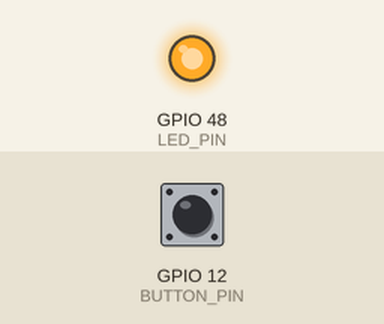
A sketch run on a simulated ESP32. Shown: output pins drawn as LEDs (lit = HIGH). Inputs (shaded band) come from the test bench; at power-on: GPIO 12 (BUTTON_PIN) HIGH. I2S audio is not simulated (input reads silence); what the sketch prints to the serial monitor is not drawn. At 1.5 s the program puts the board to deep sleep or switches it off; the recording ends there.

Above: at 1.2 s.
1.3 s: GPIO 12 (BUTTON_PIN) pulled LOW for 0.15 s
Timing chart, 0 to 1.5 s (numbered marks = the images above; inputs shaded):
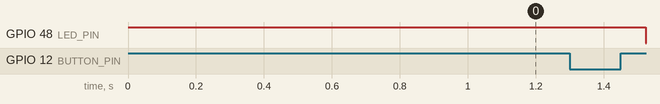

The sketch:

tdoa_connect.ino
```cpp
#include <Arduino.h>
#include <math.h>
#include <string.h>
#include "driver/i2s.h"
#include "driver/rtc_io.h"
#include "arduinoFFT.h"
#include "freertos/FreeRTOS.h"
#include "freertos/task.h"

// ===== 듀얼코어 분담 =====
// Core 0: compute_task - I2S 읽기 + FFT/GCC-PHAT만 무한 반복, 계산된 최신
//         각도를 last_angle_deg에 계속 덮어쓴다. 딥슬립도 얘가 실행한다
//         (I2S 드라이버를 얘가 소유하므로 - 다른 태스크가 얘 i2s_read 도중에
//         드라이버를 내리면 위험).
// Core 1: loop() (Arduino 기본 태스크) - UART(GET_ANGLE/SLEEP)와 버튼만
//         본다. 계산이 얼마나 걸리든 신경 안 쓰고 last_angle_deg를 즉시
//         읽어서 응답 - 예전엔 이 응답이 매 루프의 FFT 계산 뒤에야 처리돼서
//         최악의 경우 한 프레임(수십ms) 지연이 있었다.
// last_angle_deg는 두 코어가 같이 건드리므로 portMUX 스핀락으로 보호한다.
static portMUX_TYPE angle_mux = portMUX_INITIALIZER_UNLOCKED;

// 딥슬립 요청 플래그: core1(loop)이 세팅하고, core0(compute_task)가 자기
// i2s_read 사이사이 안전한 지점에서 확인 후 직접 딥슬립에 들어간다.
// 단일 writer(loop)/단일 reader(compute_task) 조합이라 volatile bool만으로 충분.
static volatile bool sleep_requested = false;

// ===== 딥슬립 핀 정의 =====
// BUTTON_PIN (GPIO12 / A5): 택트 스위치. LOW로 깨어남(ext0).
// LED_PIN    (GPIO48)     : 긱블 나노 S3 빌트인 LED. 켜짐=활성, 꺼짐=수면.
#define BUTTON_PIN 12
#define LED_PIN    48

// ===== 하드웨어 핀 정의 (I2S, 긱블 나노 기준) =====
#define I2S0_WS   D2
#define I2S0_SCK  D3
#define I2S0_SD   D4

#define I2S1_WS   D6
#define I2S1_SCK  D7
#define I2S1_SD   D5

// ===== UART 통신 핀 정의 (보드 간 연결, 긱블 나노 맞춤형) =====
#define UART_TX   TX
#define UART_RX   RX

// ===== 오디오 및 TDOA 상수 =====
// 💡 반응속도 최우선 모드: 정확도/떨림은 포기하고 지연을 최소화한다.
// - SAMPLES_PER_READ를 줄여서 마이크 버퍼 채우는 시간 자체를 줄임(1024→256, 64ms→16ms).
// - 이동평균 필터와 상관 품질 게이트를 모두 제거해서 매 프레임 값을 그대로 즉시 내보냄.
#define FS                  16000.0f
#define SAMPLES_PER_READ    256
#define DISTANCE_MICS_M     0.25f
#define SOUND_SPEED_MPS     343.0f
// 💡 만약 너무 작은 소리에도 반응해서 각도가 튄다면 이 값을 키우고(예: 1.0e-5f),
// 소리를 잘 못 잡으면 이 값을 줄여주세요(예: 1.0e-6f).
#define ENERGY_THRESH       5.0e-6f
#define USE_BANDPASS        true
#define MIN_FREQ            200.0f
#define MAX_FREQ            5000.0f
// 💡 보드가 몸에 장착된 각도 때문에 실제 방향과 표시 각도가 일정하게 어긋난다면
// (예: 실제로는 정면인데 항상 15도쯤 오른쪽으로 나온다면) 이 값을 조정하세요.
// 표시 각도 = 계산된 각도 + 이 값 (도 단위, 음수도 가능).
#define ANGLE_CALIBRATION_OFFSET_DEG 0.0f

int32_t raw_buf_i2s0[SAMPLES_PER_READ * 2];
int32_t raw_buf_i2s1[SAMPLES_PER_READ * 2];

float buf_E[SAMPLES_PER_READ], buf_W[SAMPLES_PER_READ];
float buf_S[SAMPLES_PER_READ], buf_N[SAMPLES_PER_READ];

float vReal1[SAMPLES_PER_READ], vImag1[SAMPLES_PER_READ];
float vReal2[SAMPLES_PER_READ], vImag2[SAMPLES_PER_READ];

ArduinoFFT FFT1 = ArduinoFFT(vReal1, vImag1, SAMPLES_PER_READ, FS);
ArduinoFFT FFT2 = ArduinoFFT(vReal2, vImag2, SAMPLES_PER_READ, FS);

// 최신으로 계산된 각도(각도_mux로 보호). 메인(TinyML) 보드가 GET_ANGLE을
// 요청할 때 loop()가 이 값을 그대로 응답한다 - compute_task의 계산 시간과
// 무관하게 즉시 응답 가능한 이유가 이 분리 구조.
// -1.0은 "아직 방향 계산 안 됨" 표시. 0.0으로 두면 진짜 유효한 방향(정북)과 구분이
// 안 돼서 main.cpp가 "아직 모름"을 "정북에서 소리남"으로 착각하게 된다. 범위(0~360)
// 밖의 -1.0은 main.cpp의 parse_angle_line() 범위 체크에서 자동으로 거부되어
// GET_ANGLE 타임아웃과 동일하게 처리됨(별도 분기 불필요).
float last_angle_deg = -1.0f;
char rx_line[16] = {0};
size_t rx_used = 0;

// Core0(compute_task) 전용: I2S 드라이버를 소유한 태스크가 직접 정리하고
// 잠든다. GPIO12를 다시 LOW로 만들면(버튼) 깨어나 setup()부터 재시작한다.
void enter_deep_sleep() {
  Serial.println("🌙 딥슬립 진입 (compute_task, core0)");
  digitalWrite(LED_PIN, LOW);
  i2s_driver_uninstall(I2S_NUM_0);
  i2s_driver_uninstall(I2S_NUM_1);
  // 딥슬립 중 웨이크 핀 플로팅 방지 (UART 등 노이즈로 즉시 깨는 현상 차단)
  rtc_gpio_pullup_en((gpio_num_t)BUTTON_PIN);
  rtc_gpio_pulldown_dis((gpio_num_t)BUTTON_PIN);
  esp_sleep_enable_ext0_wakeup((gpio_num_t)BUTTON_PIN, 0);  // LOW에서 기상
  esp_deep_sleep_start();
}

float calculate_energy(const float* buffer, int len) {
  double sum = 0.0;
  for (int i = 0; i < len; ++i) sum += (double)buffer[i] * buffer[i];
  return (float)(sum / len);
}

// GCC-PHAT 지연을 정수 샘플 정밀도로 반환한다 (구버전 방식).
float compute_gcc_phat_delay(float* sig1, float* sig2) {
  for (int i = 0; i < SAMPLES_PER_READ; i++) {
    vReal1[i] = sig1[i]; vImag1[i] = 0;
    vReal2[i] = sig2[i]; vImag2[i] = 0;
  }
  FFT1.windowing(FFT_WIN_TYP_HANN, FFT_FORWARD);
  FFT1.compute(FFT_FORWARD);
  FFT2.windowing(FFT_WIN_TYP_HANN, FFT_FORWARD);
  FFT2.compute(FFT_FORWARD);

  if (USE_BANDPASS) {
    float freq_res = FS / SAMPLES_PER_READ;
    int min_bin = (int)(MIN_FREQ / freq_res);
    int max_bin = (int)(MAX_FREQ / freq_res);
    for (int i = 1; i < (SAMPLES_PER_READ / 2); i++) {
      if (i < min_bin || i > max_bin) {
        vReal1[i] = 0; vImag1[i] = 0; vReal2[i] = 0; vImag2[i] = 0;
        vReal1[SAMPLES_PER_READ - i] = 0; vImag1[SAMPLES_PER_READ - i] = 0;
        vReal2[SAMPLES_PER_READ - i] = 0; vImag2[SAMPLES_PER_READ - i] = 0;
      }
    }
  }

  // 순수 PHAT 백색화: r/|r| (구버전 방식, beta 감쇠 없음 - 가장 뾰족한 피크지만 잡음에 민감)
  for (int i = 0; i < SAMPLES_PER_READ; i++) {
    float r = vReal1[i] * vReal2[i] + vImag1[i] * vImag2[i];
    float im = vImag1[i] * vReal2[i] - vReal1[i] * vImag2[i];
    float mag = sqrtf(r * r + im * im);
    if (mag > 1.0e-9f) {
      vReal1[i] = r / mag; vImag1[i] = im / mag;
    } else {
      vReal1[i] = 0; vImag1[i] = 0;
    }
  }
  FFT1.compute(FFT_REVERSE);

  float max_corr = -1000.0f;
  int delay_index = 0;

  for (int i = 0; i < SAMPLES_PER_READ; i++) {
    if (vReal1[i] > max_corr) { max_corr = vReal1[i]; delay_index = i; }
  }

  if (delay_index >= SAMPLES_PER_READ / 2) delay_index -= SAMPLES_PER_READ;
  return (float)delay_index;
}

// ===== Task A (core0): I2S 읽기 + GCC-PHAT 계산 전담 =====
// UART/버튼은 절대 건드리지 않는다. 오직 마이크 읽고 각도 계산해서
// last_angle_deg에 덮어쓰는 것만 무한 반복.
void compute_task(void* pvParameters) {
  for (;;) {
    // 딥슬립 요청은 i2s_read 시작 전, 안전한 시점에만 처리 (읽기 도중 드라이버
    // 내리는 일이 없도록).
    if (sleep_requested) {
      enter_deep_sleep();  // 반환하지 않음
    }

    size_t bytes_read0 = 0, bytes_read1 = 0;
    i2s_read(I2S_NUM_0, raw_buf_i2s0, sizeof(raw_buf_i2s0), &bytes_read0, portMAX_DELAY);
    i2s_read(I2S_NUM_1, raw_buf_i2s1, sizeof(raw_buf_i2s1), &bytes_read1, portMAX_DELAY);

    for (int i = 0; i < SAMPLES_PER_READ; ++i) {
      buf_E[i] = (float)(raw_buf_i2s0[2 * i + 0] >> 8) / 8388608.0f;
      buf_W[i] = (float)(raw_buf_i2s0[2 * i + 1] >> 8) / 8388608.0f;
      buf_N[i] = (float)(raw_buf_i2s1[2 * i + 0] >> 8) / 8388608.0f;
      buf_S[i] = (float)(raw_buf_i2s1[2 * i + 1] >> 8) / 8388608.0f;
    }

    float eE = calculate_energy(buf_E, SAMPLES_PER_READ);
    float eW = calculate_energy(buf_W, SAMPLES_PER_READ);
    float eS = calculate_energy(buf_S, SAMPLES_PER_READ);
    float eN = calculate_energy(buf_N, SAMPLES_PER_READ);

    // 설정된 임계치(ENERGY_THRESH)보다 소리가 작으면 무시 (노이즈 필터링)
    if (eE < ENERGY_THRESH && eW < ENERGY_THRESH && eS < ENERGY_THRESH && eN < ENERGY_THRESH) continue;

    // 💡 만약 방향이 반대로(거울처럼) 나온다면 아래 인자 순서를 (buf_W, buf_E) 및 (buf_S, buf_N)으로 바꾸세요.
    float delay_x = compute_gcc_phat_delay(buf_E, buf_W);
    float delay_y = compute_gcc_phat_delay(buf_N, buf_S);

    float max_delay = ceilf((DISTANCE_MICS_M / SOUND_SPEED_MPS) * FS);
    if (fabsf(delay_x) > max_delay + 2.0f || fabsf(delay_y) > max_delay + 2.0f) continue;

    // 평균/스무딩 없이 이번 프레임 값을 그대로 즉시 사용 (반응속도 최우선, 떨림은 감수)
    // 북쪽(N)을 0도, 동쪽(E)을 90도로 설정하기 위해 atan2f의 인자 순서를 (delay_x, delay_y)로 유지
    float angle_deg = atan2f(delay_x, delay_y) * (180.0f / M_PI);
    angle_deg += ANGLE_CALIBRATION_OFFSET_DEG;
    angle_deg = fmodf(angle_deg, 360.0f);
    if (angle_deg < 0.0f) angle_deg += 360.0f;

    portENTER_CRITICAL(&angle_mux);
    last_angle_deg = angle_deg;
    portEXIT_CRITICAL(&angle_mux);

    // 시리얼 모니터 확인용 출력
    Serial.print("계산된 각도: "); Serial.println(angle_deg);
  }
}

void setup() {
  Serial.begin(115200); // 디버깅용 PC 연결
  // USB CDC는 호스트가 연결돼 있어도 수신 쪽이 느리면 Serial.print가 최대
  // 250ms(기본 tx_timeout_ms)까지 블로킹된다. compute_task(core0)가 매
  // 16ms(SAMPLES_PER_READ=256 기준)마다 디버그 출력을 하는 지금 구조에서는
  // 이 블로킹 한 번이 반응속도 최적화 전체를 무의미하게 만들 수 있으므로,
  // 타임아웃을 0으로 두어 보낼 자리가 없으면 그냥 버리고 즉시 리턴하게 한다.
  Serial.setTxTimeoutMs(0);
  Serial1.begin(115200, SERIAL_8N1, UART_RX, UART_TX); // 보드 간 통신용 설정

  // LED 설정 및 켜기 (깨어있음을 표시)
  pinMode(LED_PIN, OUTPUT);
  digitalWrite(LED_PIN, HIGH);

  // 버튼 핀 설정 + 웨이크업 시 누르고 있던 버튼에서 손을 뗄 때까지 대기
  // (루프 진입 후 곧바로 다시 딥슬립에 빠지는 현상 방지)
  pinMode(BUTTON_PIN, INPUT_PULLUP);
  while (digitalRead(BUTTON_PIN) == LOW) { delay(10); }
  delay(50);

  i2s_config_t i2s_cfg = {};
  i2s_cfg.mode = (i2s_mode_t)(I2S_MODE_MASTER | I2S_MODE_RX);
  i2s_cfg.sample_rate = (uint32_t)FS;
  i2s_cfg.bits_per_sample = I2S_BITS_PER_SAMPLE_32BIT;
  i2s_cfg.channel_format = I2S_CHANNEL_FMT_RIGHT_LEFT;
  i2s_cfg.communication_format = I2S_COMM_FORMAT_STAND_I2S;
  i2s_cfg.intr_alloc_flags = 0;
  // 반응속도 우선: DMA에 쌓아두는 버퍼 수를 줄여 오래된 오디오를 읽는 지연을 최소화
  i2s_cfg.dma_buf_count = 3;
  i2s_cfg.dma_buf_len = SAMPLES_PER_READ;
  i2s_cfg.use_apll = false;

  i2s_pin_config_t pins0 = { .bck_io_num = I2S0_SCK, .ws_io_num = I2S0_WS, .data_out_num = I2S_PIN_NO_CHANGE, .data_in_num = I2S0_SD };
  i2s_driver_install(I2S_NUM_0, &i2s_cfg, 0, NULL);
  i2s_set_pin(I2S_NUM_0, &pins0);
  i2s_zero_dma_buffer(I2S_NUM_0);

  i2s_pin_config_t pins1 = { .bck_io_num = I2S1_SCK, .ws_io_num = I2S1_WS, .data_out_num = I2S_PIN_NO_CHANGE, .data_in_num = I2S1_SD };
  i2s_driver_install(I2S_NUM_1, &i2s_cfg, 0, NULL);
  i2s_set_pin(I2S_NUM_1, &pins1);
  i2s_zero_dma_buffer(I2S_NUM_1);

  Serial.println("보드 1: TDOA 방향 추정 시작 (듀얼코어: core0=계산, core1=통신)...");

  // Task A를 core0에 고정. Arduino의 기본 loop()/setup() 태스크(Task B 역할)는
  // 이미 core1에서 돌고 있으므로 별도로 만들 필요 없음.
  xTaskCreatePinnedToCore(compute_task, "compute_task", 8192, nullptr, 1, nullptr, 0);
}

// ===== Task B (core1, Arduino 기본 루프): 통신 전담 =====
// 계산은 전혀 하지 않는다. UART 수신함과 버튼만 계속 확인 - compute_task가
// 지금 계산 중이든 아니든 상관없이 last_angle_deg를 즉시 읽어서 응답한다.
void loop() {
  // 물리적 버튼: 여기선 플래그만 세팅. 실제 딥슬립 진입은 I2S를 소유한
  // compute_task(core0)가 안전한 시점에 직접 수행한다.
  if (digitalRead(BUTTON_PIN) == LOW) {
    delay(50); // 디바운스
    if (digitalRead(BUTTON_PIN) == LOW) {
      Serial.println("🌙 물리적 버튼 입력 - 딥슬립 요청 (core0에 위임)");
      while (digitalRead(BUTTON_PIN) == LOW) { delay(10); } // 버튼에서 손을 뗄 때까지 대기
      delay(50);
      sleep_requested = true;
    }
  }

  while (Serial1.available()) {
    char c = (char)Serial1.read();
    if (c == '\n') {
      rx_line[rx_used] = '\0';
      if (strncmp(rx_line, "GET_ANGLE", 9) == 0) {
        portENTER_CRITICAL(&angle_mux);
        float angle = last_angle_deg;
        portEXIT_CRITICAL(&angle_mux);
        Serial1.println(angle);  // compute_task 계산 시간과 무관하게 즉시 응답
      } else if (strcmp(rx_line, "SLEEP") == 0) {
        sleep_requested = true;
      }
      rx_used = 0;
      continue;
    }
    if (c == '\r') continue;
    if (rx_used < sizeof(rx_line) - 1) rx_line[rx_used++] = c;
  }

  delay(1); // 워치독 피하면서 최대한 촘촘히 폴링 (응답 지연 ~1ms 목표)
}
```
